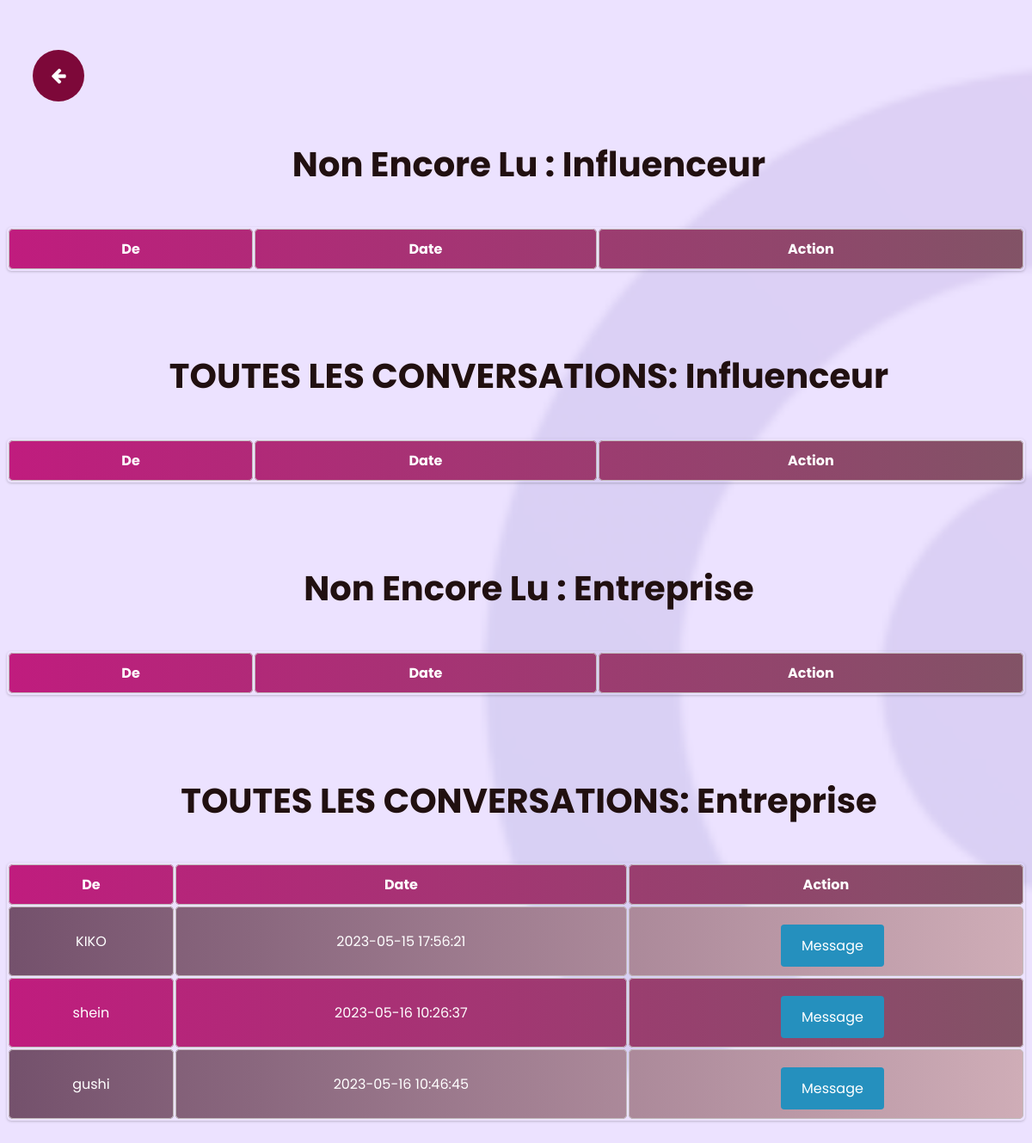
The app's page /mess.php (signed in) with its own data.
### tables this page shows
CREATE TABLE `admin_messages` (
  `message_id` int(11) NOT NULL,
  `user_id` int(11) NOT NULL,
  `user_type` varchar(255) NOT NULL,
  `sender_type` varchar(255) NOT NULL,
  `message_text` longtext NOT NULL,
  `time_stamp` datetime NOT NULL,
  `read_` int(1) DEFAULT NULL
);

CREATE TABLE `entreprise` (
  `id` int(11) NOT NULL,
  `nom` varchar(255) NOT NULL,
  `telephone` varchar(20) DEFAULT NULL,
  `email` varchar(255) NOT NULL,
  `logo` varchar(255) DEFAULT NULL,
  `site` varchar(255) DEFAULT NULL,
  `ca` decimal(20,2) DEFAULT NULL,
  `domaine` varchar(255) DEFAULT NULL,
  `password` varchar(255) NOT NULL
);

### mess.php (the view, shortened to what this page needs)
<?php
include 'database.php';
?>
<!DOCTYPE html>
<html lang="en">
<head>
    <link rel="stylesheet" href="./css/mess.css">
    <link rel="stylesheet" href="https://cdnjs.cloudflare.com/ajax/libs/font-awesome/4.7.0/css/font-awesome.min.css">
</head>
<body>
<?php
echo '<a href="dashboardadmin.php"><button class="retour-btn"><i class="fa fa-arrow-left"></i></button>';
echo "<h1>Non Encore Lu : Influenceur</h1>";
echo "<div class='container'>";
echo "<table>";
echo "<th>De</th><th>Date</th><th>Action</th>";
    echo "</table>";
    echo "</div>";
    echo "<br><br>";
    echo "<h1><center>TOUTES LES CONVERSATIONS: Influenceur</center></h1>";
echo "<div class='container'>";
echo "<table>";
echo "<th>De</th><th>Date</th><th>Action</th>";
    echo "</table>";
    echo "</div>";
echo "<br><br>";
    echo "<h1>Non Encore Lu : Entreprise</h1>";
echo "<div class='container'>";
echo "<table>";
echo "<th>De</th><th>Date</th><th>Action</th>";
    echo "</table>";
    echo "</div>";
echo "<br><br>";
    echo "<h1><center>TOUTES LES CONVERSATIONS: Entreprise</center></h1>";
$sql = "SELECT * FROM admin_messages join entreprise on admin_messages.user_id = entreprise.id WHERE  user_type like 'entreprise' group by user_id  order by time_stamp ";
$result = mysqli_query($conn, $sql);
echo "<div class='container'>";
echo "<table>";
echo "<th>De</th><th>Date</th><th>Action</th>";
foreach ($result as $row) {
    echo "<tr>";
    echo "<td>" .$row['nom'] . "</td>";
    echo "<td>".$row['time_stamp']."</td>";
               echo "<td>";
        echo "<form method='post'>";
        echo "<button type='submit' class='message-btn' name='message'>Message</button>";
        echo "</form>";
        echo "</td>";
        echo "</tr>";
    }
    echo "</table>";
    echo "</div>";
echo "<br><br>";
       ?>
</body>
</html>

### css/mess.css (style rules this page uses)
* { font-family: "poppins", sans-serif; text-decoration: none; }
body { background-image: url("../images/bg.png"); background-size: cover; background-attachment: fixed; }
h1 { transition: left .5s; padding: 16px; margin-left: 30px; font-size: 40px; text-align: center; color: #211010; }
table { border-collapse: collapse; width: 100%; box-shadow: 0 1px 3px rgba(0, 0, 0, 0.2); border-collapse: separate; border-color: #787475; border-radius: 5px; margin-top: 20px; }
td, th { border: 1px solid #c2bbbb; border-radius: 5px; padding: 10px; text-align: center; color: white; }
tr:nth-child(odd) { background: linear-gradient(to right, #c01c7e, #825366); }
tr:nth-child(even) { background: linear-gradient(to right, #74516c, #cfadb7); }
.retour-btn { background-color: #7d0839; display: inline-block; margin-top: 50px; margin-left: 30px; width: 60px; height: 60px; border-radius: 50%; color: #fff; text-align: center; font-size: 20px; line-height: 40px; border: none; align-items: center; }
.message-btn { background-color: #2590be; border: none; border-radius: 4px; color: white; padding: 12px 24px; cursor: pointer; text-align: center; text-decoration: none; display: inline-block; font-size: 16px; cursor: pointer; margin-left: 15px; margin-top: 10px; margin-right: 0px; }

### records on screen
admin_messages: entreprise.nom "KIKO", time_stamp "2023-05-15 17:56:21"
admin_messages: entreprise.nom "shein", time_stamp "2023-05-16 10:26:37"
admin_messages: entreprise.nom "gushi", time_stamp "2023-05-16 10:46:45"
